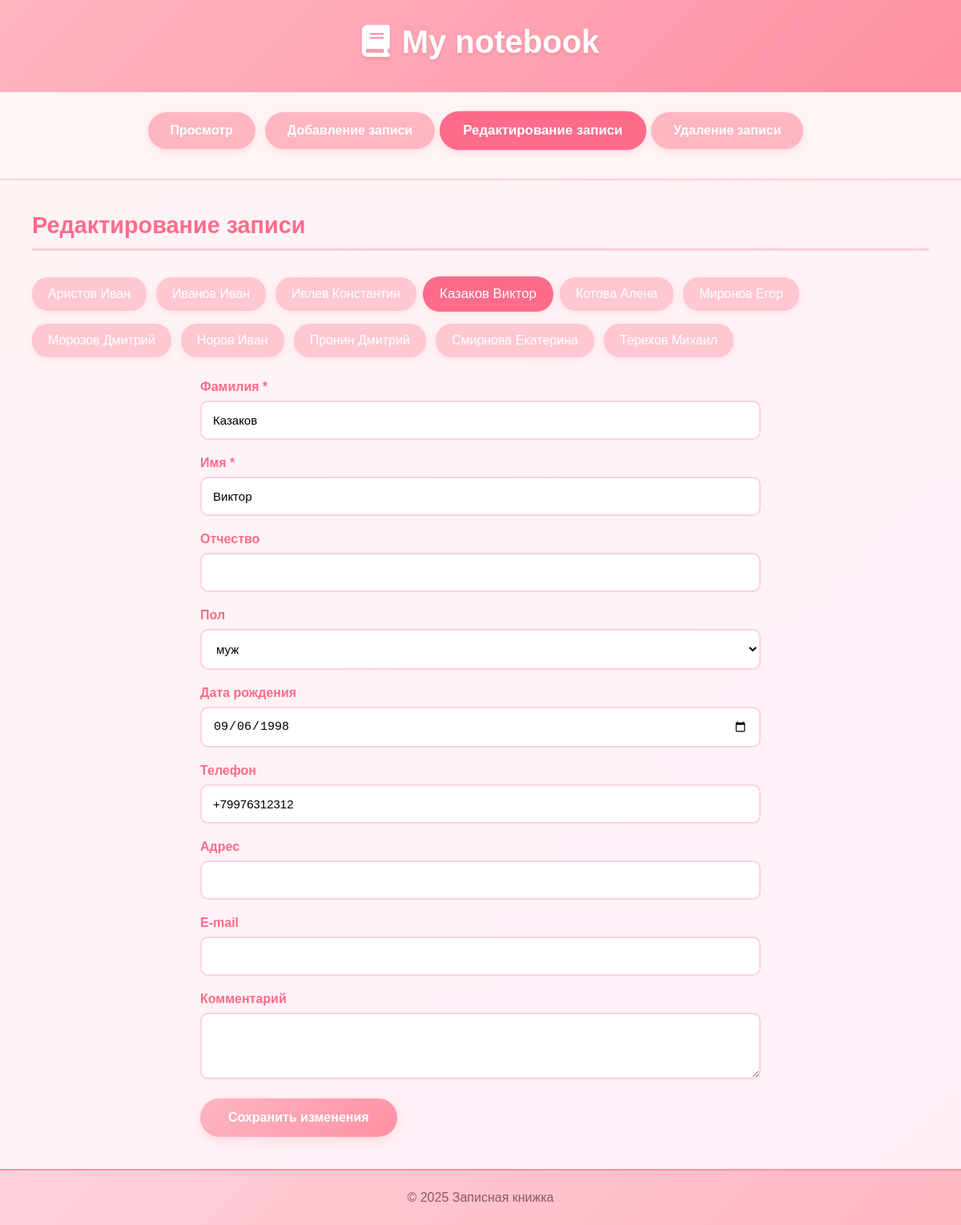
Page /?action=edit&edit_id=26 on the committed database.
### tables this page shows
CREATE TABLE contacts (
            id INTEGER PRIMARY KEY AUTOINCREMENT,
            lastname TEXT NOT NULL,
            firstname TEXT NOT NULL,
            patronymic TEXT,
            gender TEXT,
            dob TEXT,
            phone TEXT,
            address TEXT,
            email TEXT,
            comment TEXT,
            created_at TEXT DEFAULT (datetime('now'))
        );

### edit.php (the view, shortened to what this page needs)
<?php
function render_edit(PDO $db): string
{
    $all = $db->query("SELECT id, lastname, firstname FROM contacts ORDER BY lastname ASC, firstname ASC")->fetchAll(PDO::FETCH_ASSOC);
    $currentId = isset($_GET['edit_id']) ? intval($_GET['edit_id']) : $all[0]['id'];
    $msg = '';
    $stmt = $db->prepare("SELECT * FROM contacts WHERE id = ?");
    $stmt->execute([$currentId]);
    $row = $stmt->fetch(PDO::FETCH_ASSOC);
    $html = '<h2>Редактирование записи</h2>';
    $html .= '<div style="margin-bottom: 20px;">';
    foreach ($all as $a) {
        $activeClass = ($a['id'] == $currentId) ? ' active' : '';
        $html .= '<a class="record-link' . $activeClass . '" href="?action=edit&edit_id=' . $a['id'] . '">' .
                 htmlspecialchars($a['lastname'] . ' ' . $a['firstname']) . '</a>';
    }
    $html .= '</div>';
    $html .= $msg;
    $dobValue = '';
    if (!empty($row['dob'])) {
        $dobValue = htmlspecialchars($row['dob']);
    }
    $html .= '<form method="post">';
    $html .= '<input type="hidden" name="id" value="' . $currentId . '">';
    $html .= '<div class="form-row"><label>Фамилия *</label><input type="text" name="lastname" value="' . htmlspecialchars($row['lastname']) . '" required></div>';
    $html .= '<div class="form-row"><label>Имя *</label><input type="text" name="firstname" value="' . htmlspecialchars($row['firstname']) . '" required></div>';
    $html .= '<div class="form-row"><label>Отчество</label><input type="text" name="patronymic" value="' . htmlspecialchars($row['patronymic']) . '"></div>';
    $selM = $row['gender'] === 'муж' ? 'selected' : '';
    $selF = $row['gender'] === 'жен' ? 'selected' : '';
    $html .= '<div class="form-row"><label>Пол</label>
              <select name="gender">
                <option value="">-- Выберите --</option>
                <option value="муж" ' . $selM . '>муж</option>
                <option value="жен" ' . $selF . '>жен</option>
              </select></div>';
    $html .= '<div class="form-row"><label>Дата рождения</label><input type="date" name="dob" value="' . $dobValue . '"></div>';
    $html .= '<div class="form-row"><label>Телефон</label><input type="tel" name="phone" value="' . htmlspecialchars($row['phone']) . '"></div>';
    $html .= '<div class="form-row"><label>Адрес</label><input type="text" name="address" value="' . htmlspecialchars($row['address']) . '"></div>';
    $html .= '<div class="form-row"><label>E-mail</label><input type="email" name="email" value="' . htmlspecialchars($row['email']) . '"></div>';
    $html .= '<div class="form-row"><label>Комментарий</label><textarea name="comment" rows="3">' . htmlspecialchars($row['comment']) . '</textarea></div>';
    $html .= '<button type="submit">Сохранить изменения</button>';
    $html .= '</form>';
    return $html;
}

### index.php (style rules this page uses)
* { margin: 0; padding: 0; box-sizing: border-box; }
body { font-family: 'Arial', sans-serif; background: linear-gradient(135deg, #fff5f5, #fff0f5); min-height: 100vh; display: flex; flex-direction: column; }
form { max-width: 700px; margin: 0 auto; }
.form-row { margin-bottom: 20px; }
.form-row label { display: block; margin-bottom: 8px; font-weight: bold; color: #ff6b8b; }
input, select, textarea { width: 100%; padding: 14px; border: 2px solid #ffd1dc; border-radius: 10px; font-size: 15px; background: #fff; transition: all 0.3s ease; }
button { background: linear-gradient(135deg, #ffb6c1, #ff91a4); color: white; padding: 15px 35px; border: none; border-radius: 25px; font-size: 16px; font-weight: bold; cursor: pointer; transition: all 0.3s ease; box-shadow: 0 4px 12px rgba(255, 182, 193, 0.4); }
.record-link { display: inline-block; padding: 12px 20px; margin: 8px 12px 8px 0; background: #ffc8d3; color: white; text-decoration: none; border-radius: 20px; font-weight: 500; transition: all 0.3s ease; box-shadow: 0 2px 8px rgba(255, 182, 193, 0.3); }
.record-link.active { background: #ff6b8b; transform: scale(1.05); }
h2 { color: #ff6b8b; margin-bottom: 25px; border-bottom: 3px solid #ffd1dc; padding-bottom: 12px; font-size: 1.8em; }

### rows in the picture
contacts: lastname+firstname "Аристов Иван"
contacts: lastname+firstname "Иванов Иван"
contacts: lastname+firstname "Ивлев Константин"
contacts: lastname+firstname "Казаков Виктор", lastname "Казаков", firstname "Виктор", dob "09/06/1998", phone "+79976312312"
contacts: lastname+firstname "Котова Алена"
contacts: lastname+firstname "Миронов Егор"
contacts: lastname+firstname "Морозов Дмитрий"
contacts: lastname+firstname "Норов Иван"
contacts: lastname+firstname "Пронин Дмитрий"
contacts: lastname+firstname "Смирнова Екатерина"
contacts: lastname+firstname "Терехов Михаил"

### other values in the picture
$label "Просмотр"
$label "Добавление записи"
$label "Редактирование записи"
$label "Удаление записи"
